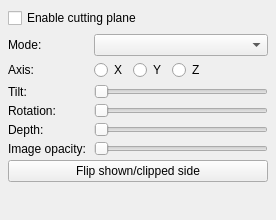
<?xml version="1.0" encoding="UTF-8"?>
<ui version="4.0">
 <class>Form</class>
 <widget class="QWidget" name="Form">
  <property name="geometry">
   <rect>
    <x>0</x>
    <y>0</y>
    <width>276</width>
    <height>220</height>
   </rect>
  </property>
  <property name="windowTitle">
   <string>Cutting plane</string>
  </property>
  <layout class="QVBoxLayout" name="layout">
   <property name="spacing">
    <number>6</number>
   </property>
   <property name="leftMargin">
    <number>8</number>
   </property>
   <property name="topMargin">
    <number>8</number>
   </property>
   <property name="rightMargin">
    <number>8</number>
   </property>
   <property name="bottomMargin">
    <number>8</number>
   </property>
   <item>
    <widget class="QCheckBox" name="bool_cut_enabled">
     <property name="text">
      <string>Enable cutting plane</string>
     </property>
    </widget>
   </item>
   <item>
    <widget class="QWidget" name="controls" native="true">
     <layout class="QGridLayout" name="controls_grid">
      <property name="leftMargin">
       <number>0</number>
      </property>
      <property name="topMargin">
       <number>0</number>
      </property>
      <property name="rightMargin">
       <number>0</number>
      </property>
      <property name="bottomMargin">
       <number>0</number>
      </property>
      <property name="horizontalSpacing">
       <number>8</number>
      </property>
      <property name="verticalSpacing">
       <number>4</number>
      </property>
      <item row="0" column="0">
       <widget class="QLabel" name="label_mode">
        <property name="text">
         <string>Mode:</string>
        </property>
       </widget>
      </item>
      <item row="0" column="1">
       <widget class="QComboBox" name="combosel_cut_mode">
        <property name="sizePolicy">
         <sizepolicy hsizetype="Expanding" vsizetype="Fixed">
          <horstretch>0</horstretch>
          <verstretch>0</verstretch>
         </sizepolicy>
        </property>
       </widget>
      </item>
      <item row="1" column="0">
       <widget class="QLabel" name="label_axis">
        <property name="text">
         <string>Axis:</string>
        </property>
       </widget>
      </item>
      <item row="1" column="1">
       <widget class="QWidget" name="simple_box" native="true">
        <layout class="QHBoxLayout" name="simple_layout">
         <property name="leftMargin">
          <number>0</number>
         </property>
         <property name="topMargin">
          <number>0</number>
         </property>
         <property name="rightMargin">
          <number>0</number>
         </property>
         <property name="bottomMargin">
          <number>0</number>
         </property>
         <item>
          <widget class="QRadioButton" name="radio_axis_x">
           <property name="text">
            <string>X</string>
           </property>
          </widget>
         </item>
         <item>
          <widget class="QRadioButton" name="radio_axis_y">
           <property name="text">
            <string>Y</string>
           </property>
          </widget>
         </item>
         <item>
          <widget class="QRadioButton" name="radio_axis_z">
           <property name="text">
            <string>Z</string>
           </property>
          </widget>
         </item>
         <item>
          <spacer name="axis_spacer">
           <property name="orientation">
            <enum>Qt::Horizontal</enum>
           </property>
           <property name="sizeHint" stdset="0">
            <size>
             <width>40</width>
             <height>20</height>
            </size>
           </property>
          </spacer>
         </item>
        </layout>
       </widget>
      </item>
      <item row="2" column="0">
       <widget class="QLabel" name="label_tilt">
        <property name="text">
         <string>Tilt:</string>
        </property>
       </widget>
      </item>
      <item row="2" column="1">
       <widget class="QSlider" name="value_cut_tilt">
        <property name="maximum">
         <number>180</number>
        </property>
        <property name="orientation">
         <enum>Qt::Horizontal</enum>
        </property>
       </widget>
      </item>
      <item row="3" column="0">
       <widget class="QLabel" name="label_rotation">
        <property name="text">
         <string>Rotation:</string>
        </property>
       </widget>
      </item>
      <item row="3" column="1">
       <widget class="QSlider" name="value_cut_rotation">
        <property name="maximum">
         <number>360</number>
        </property>
        <property name="orientation">
         <enum>Qt::Horizontal</enum>
        </property>
       </widget>
      </item>
      <item row="4" column="0">
       <widget class="QLabel" name="label_depth">
        <property name="text">
         <string>Depth:</string>
        </property>
       </widget>
      </item>
      <item row="4" column="1">
       <widget class="QSlider" name="value_cut_depth">
        <property name="maximum">
         <number>1000</number>
        </property>
        <property name="orientation">
         <enum>Qt::Horizontal</enum>
        </property>
       </widget>
      </item>
      <item row="5" column="0">
       <widget class="QLabel" name="label_image">
        <property name="text">
         <string>Image opacity:</string>
        </property>
       </widget>
      </item>
      <item row="5" column="1">
       <widget class="QSlider" name="value_cut_plane_image_opacity">
        <property name="maximum">
         <number>1000</number>
        </property>
        <property name="orientation">
         <enum>Qt::Horizontal</enum>
        </property>
       </widget>
      </item>
      <item row="6" column="0" colspan="2">
       <widget class="QPushButton" name="button_flip_cut">
        <property name="text">
         <string>Flip shown/clipped side</string>
        </property>
       </widget>
      </item>
     </layout>
    </widget>
   </item>
   <item>
    <spacer name="verticalSpacer">
     <property name="orientation">
      <enum>Qt::Vertical</enum>
     </property>
     <property name="sizeHint" stdset="0">
      <size>
       <width>20</width>
       <height>40</height>
      </size>
     </property>
    </spacer>
   </item>
  </layout>
 </widget>
 <resources/>
 <connections/>
</ui>
